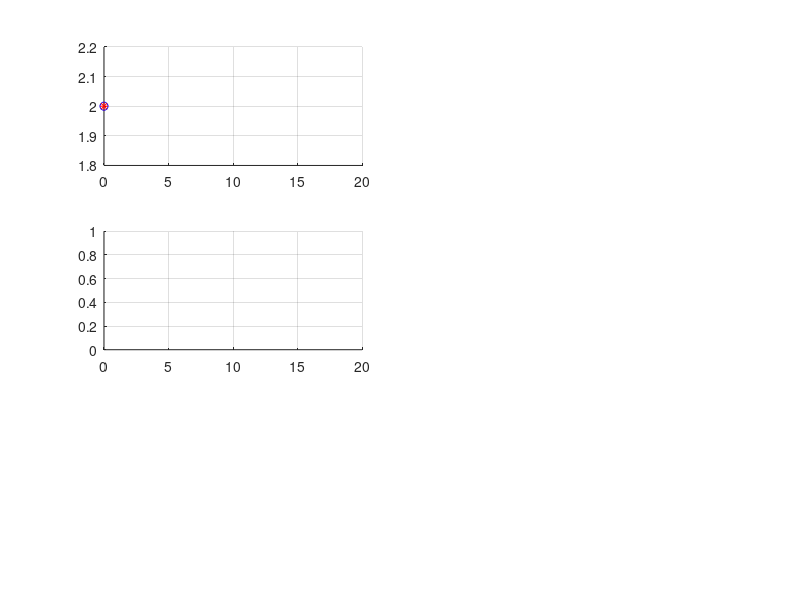

Write the MATLAB code that produced this figure. (Note: this script raises an error after producing the figure.)
% Erivelton Gualter 
% Created on 11/12/2018
%
% Reference: Hanz Richter:
% https://academic.csuohio.edu/richter_h/courses/esc794mpc.html
% 
% Example: MPC for a discrete-time system with LQR cost and no
% terminal conditions
% Multiple-shooting implementation with fmincon

function [t, x, u, delta] = hw5_MPCdlqrNoTerminal

% Set options 
tol      = 1e-3;
options = optimset('Display','on',...
                'TolFun', tol,...
                'MaxIter', 10000,...
                'FinDiffType', 'forward',...
                'RelLineSrchBnd', [],...
                'RelLineSrchBndDuration', 1,...
                'TolConSQP', 1e-6);

% system dimensions
n = 2; %state dimension
m = 1; %input dimension 

%terminal state
x1eq = 0;
x2eq = 0;

x_eq = [x1eq;x2eq];
u_eq = 0;

%Simulation horizon
simhor = 20;

%Optimization Horizon
N = 3;

% initial conditions for the plant 
t0 = 0.0;
x0plant = [2;2];

% Initial control guess
u0 = zeros(m*N,1);
% Initial state trajectory guess
x0=zeros(n*(N+1),1);

% Linear constraints
% Inequality constraints: 
A = [];
b = []; % Use these to include state and output constraints if applicable

% initial state equality constraint
% Aeq = [eye(n),zeros(n,N*(n+m))];
Aeq = [eye(n), zeros(n,N*(n+m)); zeros(n,N*n), eye(n), zeros(n,N*m)];

%beq computed inside mpc loop

%input constraints
umax = 20;
lb = [-inf*ones(n*(N+1),1);-umax*ones(m*N,1)];
ub = [+inf*ones(n*(N+1),1);+umax*ones(m*N,1)];

%Cost weights
Q = eye(2);
R = 1;

% Initialize data logging

t = [];
x = [];
u = [];
delta = [];

% initilization of closed-loop state and time
tcloop = t0;
xcloop = x0plant;

%plot initial point
figure('Name','Question 2','units','normalized', ...
    'outerposition',[0 0 1 1], 'NumberTitle','off');
ax2 = subplot(323); grid on; hold on; xlim([0 simhor])
ax1 = subplot(321); grid on; hold on; xlim([0 simhor])

plot(tcloop,xcloop(1),'bo')
plot(tcloop,xcloop(2),'r*')

% simulation
for i = 1:simhor % maximal number of iterations
    
    % Update initial state equality constraint
    beq=[xcloop; x_eq];
      
    % Set initial guess and initial constraint
    y0=[x0;u0];
    
    t1 = tic;
    
    % Solve optimization problem
    
    [y, V, exitflag, output]=fmincon(@(y) cost(N,y,x_eq,u_eq,Q,R,n,m),...
        y0,A,b,Aeq,beq,lb,ub,...
        @(y) nonlinearconstraints(N,y,n,m), options);
    DeltaT = toc( t1 ); 
    
    xpred=y(1:n*(N+1));
    upred=y(n*(N+1)+1:end);
    
    
        
    %Log closed loop trajectories
    t = [ t, tcloop ];
    x = [ x, xcloop ];
    u = [ u, upred(1:m) ];
    
    %Update closed-loop system
    %Note: This example has perfect plant knowledge and no disturbance,
    %so the plant will move as predicted.
    
    xcloop = xpred(n+1:2*n);
    tcloop = tcloop + 1;
        
    %Use previous solution for next initial guess
    u0 = [upred(m+1:end); zeros(m,1)];
    x0 = [xpred(n+1:end); dynamics(xpred(end-n+1:end),u0(end-m+1:end))];
    
    %Show elapsed time
    DeltaT   
    delta = [delta DeltaT];
    
    ax1 = subplot(321); grid on; hold on;
    plot(ax1, tcloop,xcloop(1),'bo')
    plot(ax1, tcloop,xcloop(2),'r*')
    xlabel('Time'); ylabel('x_1,x_2')
    strTitle = ['Running MPC with Terminal Constraints ... #',num2str(i)];
    title(strTitle);
    drawnow
    
    ax2 = subplot(323); grid on; hold on;
    plot(tcloop-1,u(end),'k+')
    ylabel('Control Input');
    drawnow
       
    %Plot predicted phase trajectories
    ax3 = subplot(325); grid on; hold on; 
    p = plot(xpred(1:n:n*(N+1)),xpred(n:n:n*(N+1)),'k-', 'LineWidth', 2);hold on
    p.Color(4) = 0.1;    xs = xpred(1:n:n*(N+1));
    ys = xpred(n:n:n*(N+1));
    hold on
    scatter1 = scatter(xs,ys,'MarkerFaceColor','k','MarkerEdgeColor','k'); 
    scatter1.MarkerFaceAlpha = .2;
    hold off
    xlabel('x1'); ylabel('x2');
    title('Phase Plane Predicted Trajectories');
    axis equal
%     ax3 = subplot(325); grid on; hold on;
%     plot(x(1,:),x(2,:),'b'), grid on, hold on,
%     plot(xpred(1:n:n*(N+1)),xpred(n:n:n*(N+1)),'g');
%     plot(x(1,:),x(2,:),'ob')

    
%     figure(1)
%     plot(tcloop,xcloop(1),'bo'), grid on, hold on,
%     plot(tcloop,xcloop(2),'r*')
%     xlabel('Time')
%     ylabel('x_1,x_2')
%     drawnow
%     figure(2)
%     plot(tcloop-1,u(end),'k+'), grid on, hold on; 
%     drawnow
%     
%     %Plot predicted phase trajectories
%     figure(3)
%     plot(xpred(1:n:n*(N+1)),xpred(n:n:n*(N+1)),'k-*');hold on
end
axes(ax1);
title('Closed-loop Trajectories with Terminal Constraints');
legend('x1', 'x2');

end

function [x] = dynamics(x0, u)    
    %One step ahead prediction of plant states 
    x1 = -x0(1)+2*x0(2);
    x2 = -x0(2)+2*u;
    x = [x1;x2];
end

function cost = cost(N,y,x_eq,u_eq,Q,R,n,m)
    cost = 0;
    u = y(n*(N+1)+1:end); %extract control section of y  
    x = y(1:n*(N+1));     %extract state section of y  
    for k=1:N
        x_k = x(n*(k-1)+1:n*k); %extract state vector at time k
        u_k = u(m*(k-1)+1:m*k); %extract control vector at time k
        cost = cost + runningcosts(x_k,u_k,x_eq,u_eq,Q,R);
    end
end

function l = runningcosts(x,u,x_eq,u_eq,Q,R)
    l =(x-x_eq)'*Q*(x-x_eq) + (u-u_eq)'*R*(u-u_eq);
end

function [c, ceq] = nonlinearconstraints(N,y,n,m) 
   x = y(1:n*(N+1));
   u = y(n*(N+1)+1:end);
   c = [];
   ceq = [];
   % constraints along prediction horizon
    for k=1:N
        x_k = x((k-1)*n+1:k*n);
        x_new = x(k*n+1:(k+1)*n);        
        u_k = u((k-1)*m+1:k*m);
        
        %dynamic constraint
        ceqnew = x_new - dynamics(x_k, u_k);
        ceq = [ceq ceqnew];
    end
end

